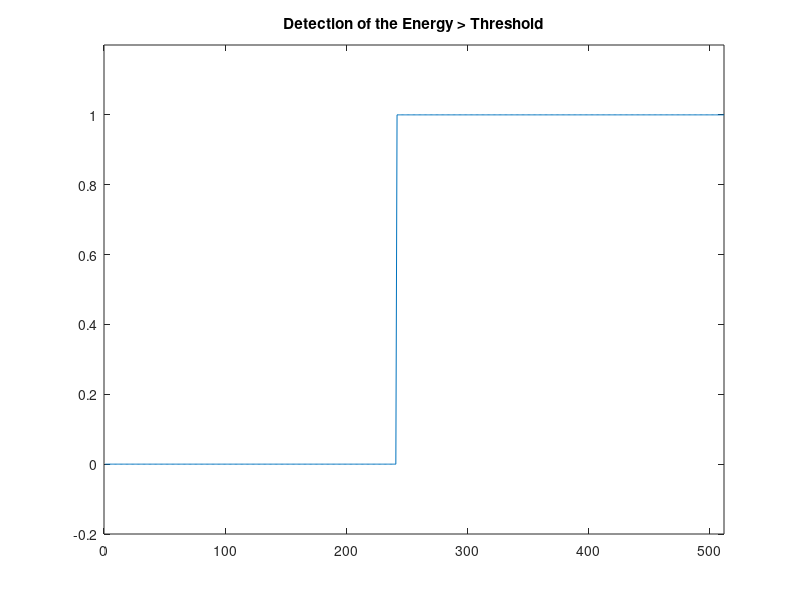

The MATLAB script that drew this image:
%% Energy Detection in Time Domain
% This example shows you how to detect the energy of a discrete-time signal 
% over a finite interval using the RMS (Root Mean Square) value of the signal. 
% By defintion, the RMS value over a finite interval $-N\le n\le N$ is given by 
% :
% 
% $$\mathit{RMS}=\sqrt{\frac{1}{2N+1}\sum_{-N}^N {|x\left(n\right)|}^2 }$$ 
% 
% The enrgy of a discrete-time signal over a finite interval $-N\le n\le 
% N$ is given by :
% 
% $$E_{N\;} =\sum_{-N}^N {|x\left(n\right)|}^2$$
% 
% To determine the signal energy from RMS value, square the RMS value and 
% multiply the result by the number of samples that are used to compute the RMS 
% value.
% 
% $$E_N ={\mathit{RMS}}^2 \times \left(2N+1\right)$$
% 
% To compute the RMS value in MATLAB and Simulink , use the moving system 
% object and block, respectively.
% 
% For the moment we will not use this method, instead we recommand to use 
% Mathematic formula of Energy and try to implement it in MATLAB.
%% I-  Detect Signal Energy
% This example shows how to compute the energy of a signal by applying the Energy  
% formula. So, we will start coding it in MATLAB as shown below :
% 
% $E_{N\;} =\sum_{-N}^N {\left|x\left(n\right)\right|}^2$  Energy Formula 
% : $\left(2N+1\right)$ : Number of samples
% 
%                                                       : $\left|x\left(n\right)\right|$ 
% : Module of samples
% 
% For an algorithm very efficient we start to calculate the square of all 
% the samples and add them each element with the previous elements.

clear
load ToneParameters.mat
%%
squareSinusPulse = abs(sinusPulse).^2;  % |x(i)|

Energy(length(sinusPulse)) = 0;         % Initialize the Energy buffer 

Energy(1) = squareSinusPulse(1);

for i = 1:length(sinusPulse)-1
    Energy(i+1) = Energy(i) + squareSinusPulse(i+1);    % Sweep each element of the array
end
%% 
% Choose a random threshold to compare it with Energy values then plot the 
% boolean signal.

threshold(length(sinusPulse)) = 0;  % Initialize the array of threshold
for i = 1:length(sinusPulse)
    threshold(i) = 120;         % random threshold
end
%%
plot(Energy)
hold on
plot(threshold,'r')
xlim([0 length(sinusPulse)])
title('sinusPulse Energy Accumulation + Threshold')
legend('Energy','threshold')
hold off
%%
event = Energy >= threshold;        % event = 1 if Energy value >= threashold
                                    % event = 0 if Energy value < threashold 
plot(event)
title('Detection of the Energy > Threshold')
xlim([0 length(sinusPulse)])
ylim([-.2 1.2])
%% References :
% * <https://www.idc-online.com/technical_references/pdfs/data_communications/ENERGY%20DETECTION.pdf 
% https://www.idc-online.com/technical_references/pdfs/data_communications/ENERGY%20DETECTION.pdf>
% 
% * <https://www.mathworks.com/help/dsp/ug/energy-detection-in-time-domain.html 
% https://www.mathworks.com/help/dsp/ug/energy-detection-in-time-domain.html>